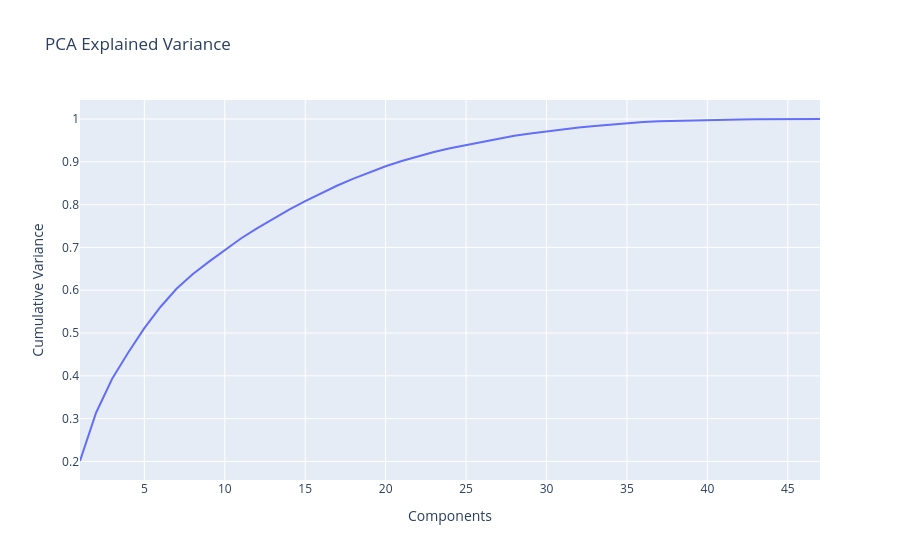

Notebook source saved alongside this figure:
### Code cell
var_df = pd.DataFrame({
    "Components": range(1, len(cum_var)+1),
    "Cumulative Variance": cum_var
})

px.line(
    var_df,
    x="Components",
    y="Cumulative Variance",
    title="PCA Explained Variance"
).show()

### Figure 1 — Plotly figure (JSON) as saved in the notebook; plotly's stock layout.template omitted (floating-point values rounded to 4 significant figures)
{"data": [{"hovertemplate": "Components=%{x}<br>Cumulative Variance=%{y}<extra></extra>", "legendgroup": "", "line": {"color": "#636efa", "dash": "solid"}, "marker": {"symbol": "circle"}, "mode": "lines", "name": "", "orientation": "v", "showlegend": false, "type": "scatter", "x": [1, 2, 3, 4, 5, 6, 7, 8, 9, 10, 11, 12, 13, 14, 15, 16, 17, 18, 19, 20, 21, 22, 23, 24, 25, 26, 27, 28, 29, 30, 31, 32, 33, 34, 35, 36, 37, 38, 39, 40, 41, 42, 43, 44, 45, 46, 47], "xaxis": "x", "y": [0.2011, 0.3139, 0.393, 0.4545, 0.5113, 0.5608, 0.6034, 0.6371, 0.6661, 0.694, 0.7208, 0.7445, 0.7664, 0.7881, 0.8081, 0.8273, 0.8447, 0.8607, 0.8759, 0.8895, 0.9017, 0.9128, 0.9228, 0.9318, 0.9394, 0.9469, 0.954, 0.9607, 0.9663, 0.9713, 0.9756, 0.9799, 0.9838, 0.9875, 0.9905, 0.9932, 0.9945, 0.9956, 0.9966, 0.9974, 0.9982, 0.9987, 0.9992, 0.9996, 0.9998, 1.0, 1.0], "yaxis": "y"}], "layout": {"legend": {"tracegroupgap": 0}, "title": {"text": "PCA Explained Variance"}, "xaxis": {"anchor": "y", "domain": [0, 1], "title": {"text": "Components"}}, "yaxis": {"anchor": "x", "domain": [0, 1], "title": {"text": "Cumulative Variance"}}}}
